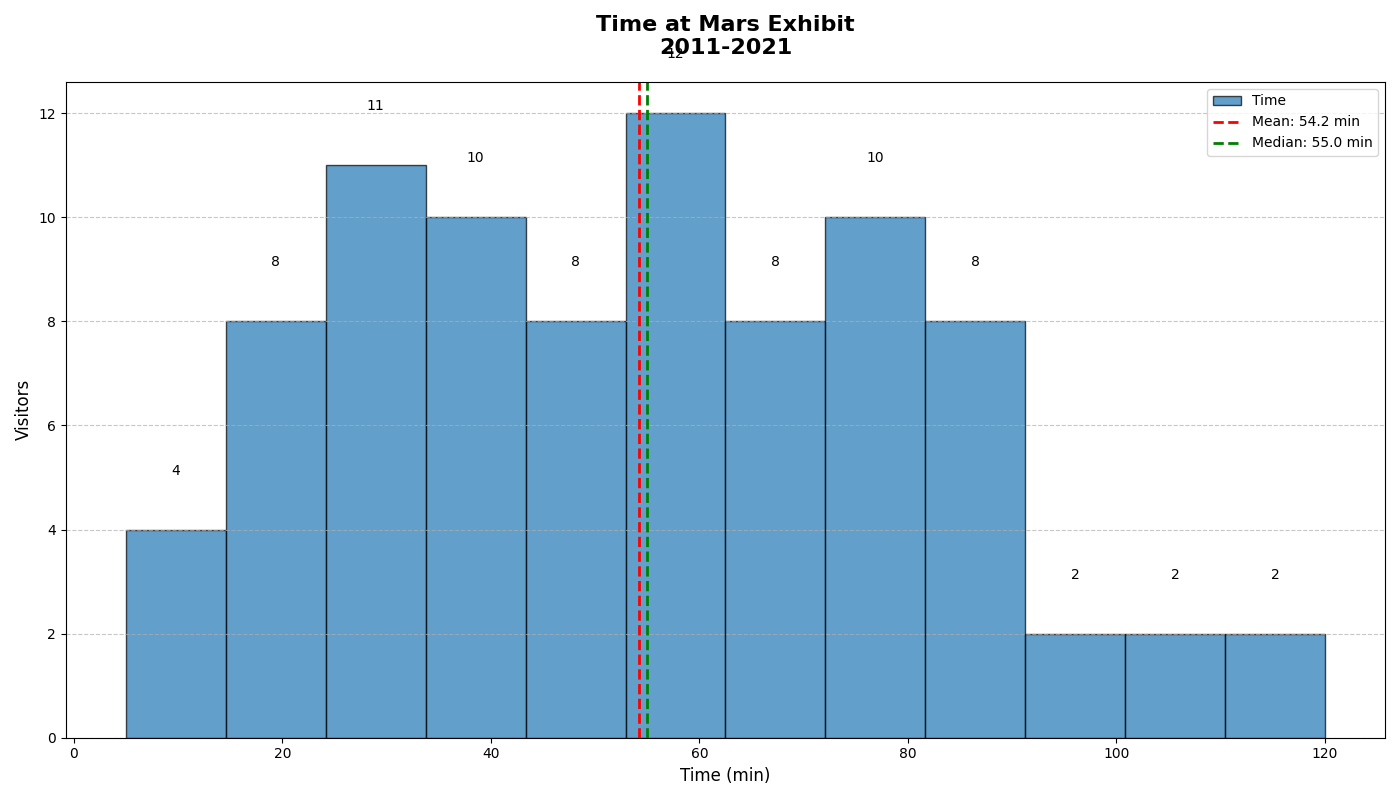

Write the Python code that produced this figure.
import matplotlib.pyplot as plt
import numpy as np

# Visitor time data at the "Mars Exploration" exhibit
visitor_times = [
    5, 10, 15, 20, 25, 30, 30, 35, 40, 45, 50, 55, 60, 60, 65, 70, 75, 80, 85, 90, 15, 20, 25, 30, 30, 35, 40, 40, 45, 50,
    55, 60, 60, 65, 70, 75, 80, 80, 85, 90, 10, 15, 20, 25, 30, 30, 35, 40, 40, 45, 50, 55, 60, 60, 65, 70, 75, 80, 80, 85,
    90, 10, 15, 20, 25, 30, 35, 40, 45, 50, 55, 60, 60, 65, 70, 75, 80, 85, 90, 95, 100, 105, 110, 115, 120
]

# Create figure and axis
fig, ax = plt.subplots(figsize=(14, 8))

# Plot histogram with mean and median lines
n, bins, patches = ax.hist(visitor_times, bins=12, color='#1f77b4', edgecolor='black', alpha=0.7, label='Time')

# Calculate mean and median
mean_time = np.mean(visitor_times)
median_time = np.median(visitor_times)

# Draw vertical lines for mean and median
ax.axvline(mean_time, color='red', linestyle='dashed', linewidth=2, label=f'Mean: {mean_time:.1f} min')
ax.axvline(median_time, color='green', linestyle='dashed', linewidth=2, label=f'Median: {median_time:.1f} min')

# Add title and labels
ax.set_title('Time at Mars Exhibit\n2011-2021', fontsize=16, fontweight='bold', pad=20)
ax.set_xlabel('Time (min)', fontsize=12)
ax.set_ylabel('Visitors', fontsize=12)

# Add grid and legend
ax.grid(True, axis='y', linestyle='--', alpha=0.7)
ax.legend(loc='upper right')

# Add counts on top of each bar
for patch in patches:
    height = patch.get_height()
    if height > 0:
        ax.text(patch.get_x() + patch.get_width() / 2, height + 1, int(height), ha='center', va='bottom')

plt.tight_layout()
plt.show()
